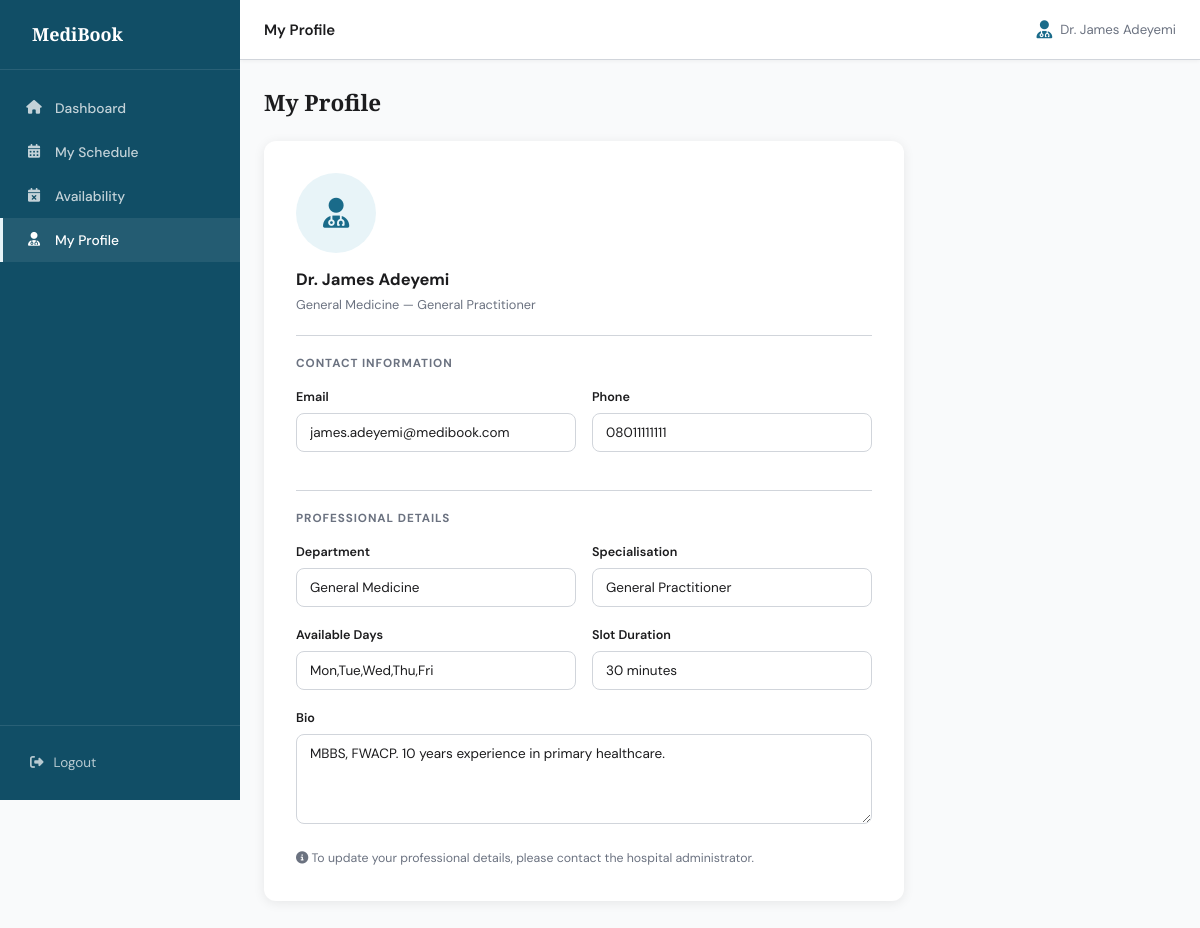
Page /doctor/profile.php (signed in) on the committed database.
### tables this page shows
CREATE TABLE IF NOT EXISTS `doctors` (
  `id`              INT AUTO_INCREMENT PRIMARY KEY,
  `user_id`         INT NOT NULL UNIQUE,
  `department_id`   INT NOT NULL,
  `specialisation`  VARCHAR(150),
  `bio`             TEXT,
  `available_days`  VARCHAR(100) DEFAULT 'Mon,Tue,Wed,Thu,Fri',
  `slot_duration`   INT DEFAULT 30,
  FOREIGN KEY (`user_id`) REFERENCES `users`(`id`) ON DELETE CASCADE,
  FOREIGN KEY (`department_id`) REFERENCES `departments`(`id`)
);

CREATE TABLE IF NOT EXISTS `users` (
  `id`          INT AUTO_INCREMENT PRIMARY KEY,
  `full_name`   VARCHAR(150) NOT NULL,
  `email`       VARCHAR(150) NOT NULL UNIQUE,
  `password`    VARCHAR(255) NOT NULL,
  `phone`       VARCHAR(20),
  `role`        ENUM('patient','doctor','admin') NOT NULL DEFAULT 'patient',
  `created_at`  DATETIME DEFAULT CURRENT_TIMESTAMP,
  `is_active`              TINYINT(1) DEFAULT 1,
  `password_reset_token`   VARCHAR(64) DEFAULT NULL,
  `password_reset_expires` DATETIME DEFAULT NULL
);

CREATE TABLE IF NOT EXISTS `departments` (
  `id`          INT AUTO_INCREMENT PRIMARY KEY,
  `name`        VARCHAR(100) NOT NULL UNIQUE,
  `description` TEXT
);

### doctor/profile.php (the view, shortened to what this page needs)
<?php
require_once '../config.php';
$user_id    = $_SESSION['user_id'];
$stmt = mysqli_prepare($conn,
    "SELECT u.full_name, u.email, u.phone, dr.specialisation, dr.bio, dr.available_days, dr.slot_duration, dep.name AS department
     FROM users u
     JOIN doctors dr ON dr.user_id = u.id
     JOIN departments dep ON dep.id = dr.department_id
     WHERE u.id=?");
mysqli_stmt_bind_param($stmt, 'i', $user_id);
mysqli_stmt_execute($stmt);
$profile = mysqli_stmt_get_result($stmt)->fetch_assoc();
include '../includes/header.php';
include '../includes/sidebar-doctor.php';
?>
<div class="page-header"><h1>My Profile</h1></div>
<div class="form-card">
  <div class="avatar-placeholder"><i class="fa fa-user-md"></i></div>
  <h2 style="font-size:1.1rem;font-weight:700;font-family:'DM Sans',sans-serif;margin-bottom:4px;">
    <?= htmlspecialchars($profile['full_name']) ?>
  </h2>
  <p style="color:var(--text-muted);font-size:.85rem;margin-bottom:20px;">
    <?= htmlspecialchars($profile['department']) ?> — <?= htmlspecialchars($profile['specialisation'] ?? '') ?>
  </p>
  <p class="form-section-title">Contact Information</p>
  <div class="fields-row">
    <div class="field">
      <label>Email</label>
      <input type="email" value="<?= htmlspecialchars($profile['email']) ?>" disabled>
    </div>
    <div class="field">
      <label>Phone</label>
      <input type="tel" value="<?= htmlspecialchars($profile['phone'] ?? '') ?>" disabled>
    </div>
  </div>
  <p class="form-section-title">Professional Details</p>
  <div class="fields-row">
    <div class="field">
      <label>Department</label>
      <input type="text" value="<?= htmlspecialchars($profile['department']) ?>" disabled>
    </div>
    <div class="field">
      <label>Specialisation</label>
      <input type="text" value="<?= htmlspecialchars($profile['specialisation'] ?? '') ?>" disabled>
    </div>
  </div>
  <div class="fields-row">
    <div class="field">
      <label>Available Days</label>
      <input type="text" value="<?= htmlspecialchars($profile['available_days']) ?>" disabled>
    </div>
    <div class="field">
      <label>Slot Duration</label>
      <input type="text" value="<?= htmlspecialchars($profile['slot_duration']) ?> minutes" disabled>
    </div>
  </div>
  <div class="field">
    <label>Bio</label>
    <textarea rows="4" disabled><?= htmlspecialchars($profile['bio'] ?? '') ?></textarea>
  </div>
  <p style="font-size:.82rem;color:var(--text-muted);margin-top:10px;">
    <i class="fa fa-info-circle"></i> To update your professional details, please contact the hospital administrator.
  </p>
</div>
<?php include '../includes/footer.php'; ?>

### assets/css/main.css (style rules this page uses)
:root { --primary: #1A6B8A; --primary-dark: #114E66; --accent: #E8F4F8; --success: #2E7D32; --danger: #C62828; --warning: #F57F17; --text-main: #1C1C1E; --text-muted: #6B7280; --border: #D1D5DB; --bg: #F9FAFB; --white: #FFFFFF; --sidebar-w: 240px; --topbar-h: 60px; --radius: 8px; --shadow: 0 2px 12px rgba(0,0,0,.08); --shadow-lg: 0 8px 32px rgba(0,0,0,.12); }
*, *::before, *::after { box-sizing: border-box; margin: 0; padding: 0; }
html { font-size: 15px; scroll-behavior: smooth; }
body { font-family: 'DM Sans', sans-serif; color: var(--text-main); background: var(--bg); line-height: 1.6; min-height: 100vh; }
h1, h2, h3, h4, h5 { font-family: 'Playfair Display', serif; font-weight: 700; line-height: 1.3; }
input, select, textarea { font-family: inherit; font-size: 0.95rem; }
body { display: flex; }
.page-header { display: flex; align-items: center; justify-content: space-between; margin-bottom: 24px; }
.page-header h1 { font-size: 1.5rem; color: var(--text-main); }

### assets/css/forms.css (style rules this page uses)
.form-card { background: var(--white); border-radius: 12px; padding: 32px; box-shadow: var(--shadow); max-width: 640px; }
.form-section-title { font-size: 0.78rem; font-weight: 700; text-transform: uppercase; letter-spacing: .08em; color: var(--text-muted); margin: 20px 0 14px; border-top: 1px solid var(--border); padding-top: 18px; }
.field { margin-bottom: 18px; }
.field label { display: block; font-size: 0.84rem; font-weight: 600; margin-bottom: 6px; color: var(--text-main); }
.field input[type="text"], .field input[type="email"], .field input[type="password"], .field input[type="tel"], .field input[type="date"], .field input[type="time"], .field input[type="number"], .field select, .field textarea { width: 100%; padding: 10px 13px; border: 1.5px solid var(--border); border-radius: var(--radius); font-size: 0.9rem; color: var(--text-main); background: var(--white); transition: border-color .18s, box-shadow .18s; }
.field textarea { resize: vertical; min-height: 90px; }
.fields-row { display: grid; grid-template-columns: 1fr 1fr; gap: 16px; }
.avatar-placeholder { width: 80px; height: 80px; background: var(--accent); border-radius: 50%; display: flex; align-items: center; justify-content: center; font-size: 2rem; color: var(--primary); margin-bottom: 16px; }

### rows in the picture
doctors: user.full_name "Dr. James Adeyemi", department.name "General Medicine", specialisation "General Practitioner", user.email "james.adeyemi@medibook.com", user.phone "08011111111", available_days "Mon,Tue,Wed,Thu,Fri", slot_duration "30 minutes", bio "MBBS, FWACP. 10 years experience in primary healthcare."

### other values in the picture
$page_title "My Profile"
$_SESSION['name'] "Dr. James Adeyemi"
